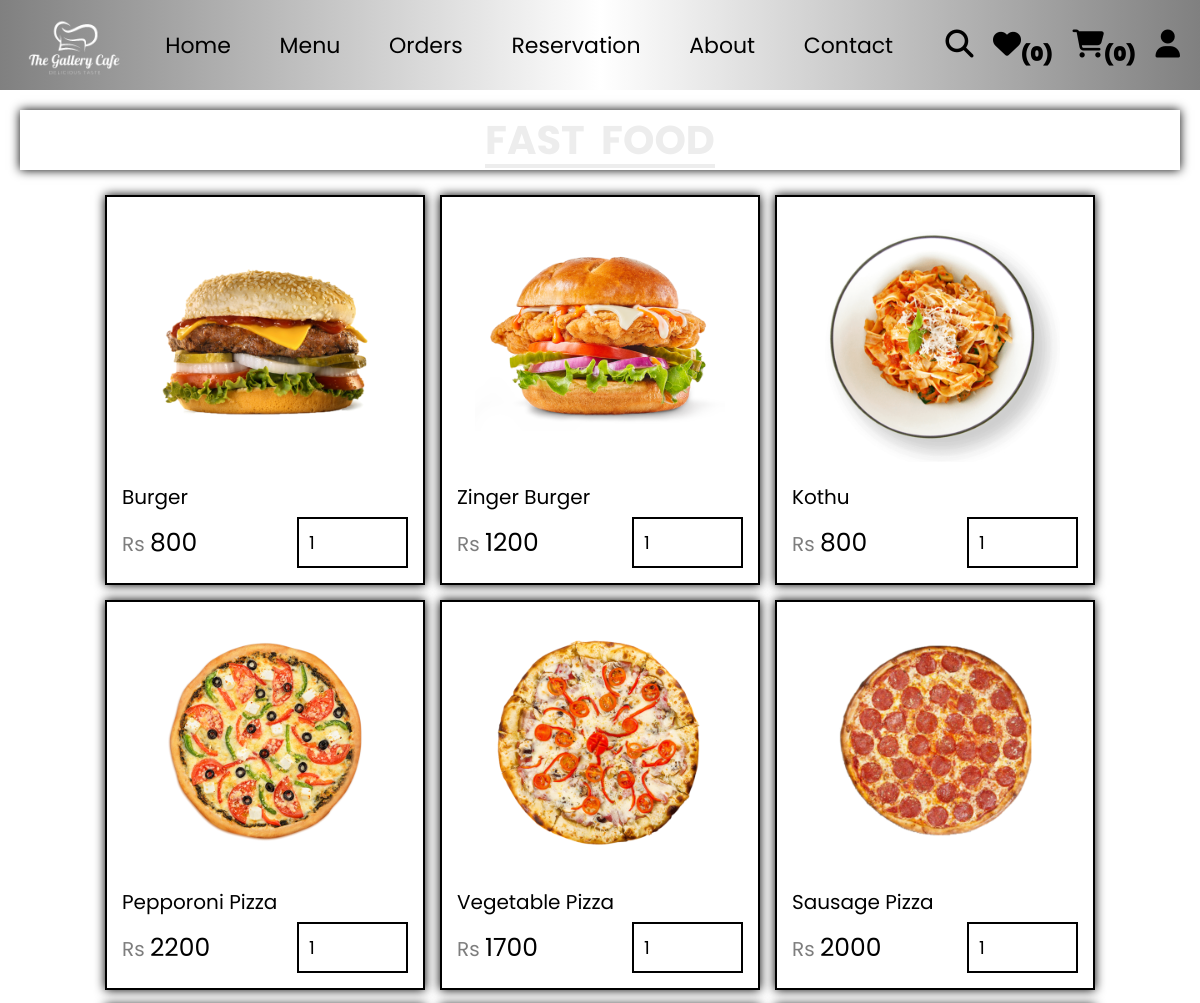
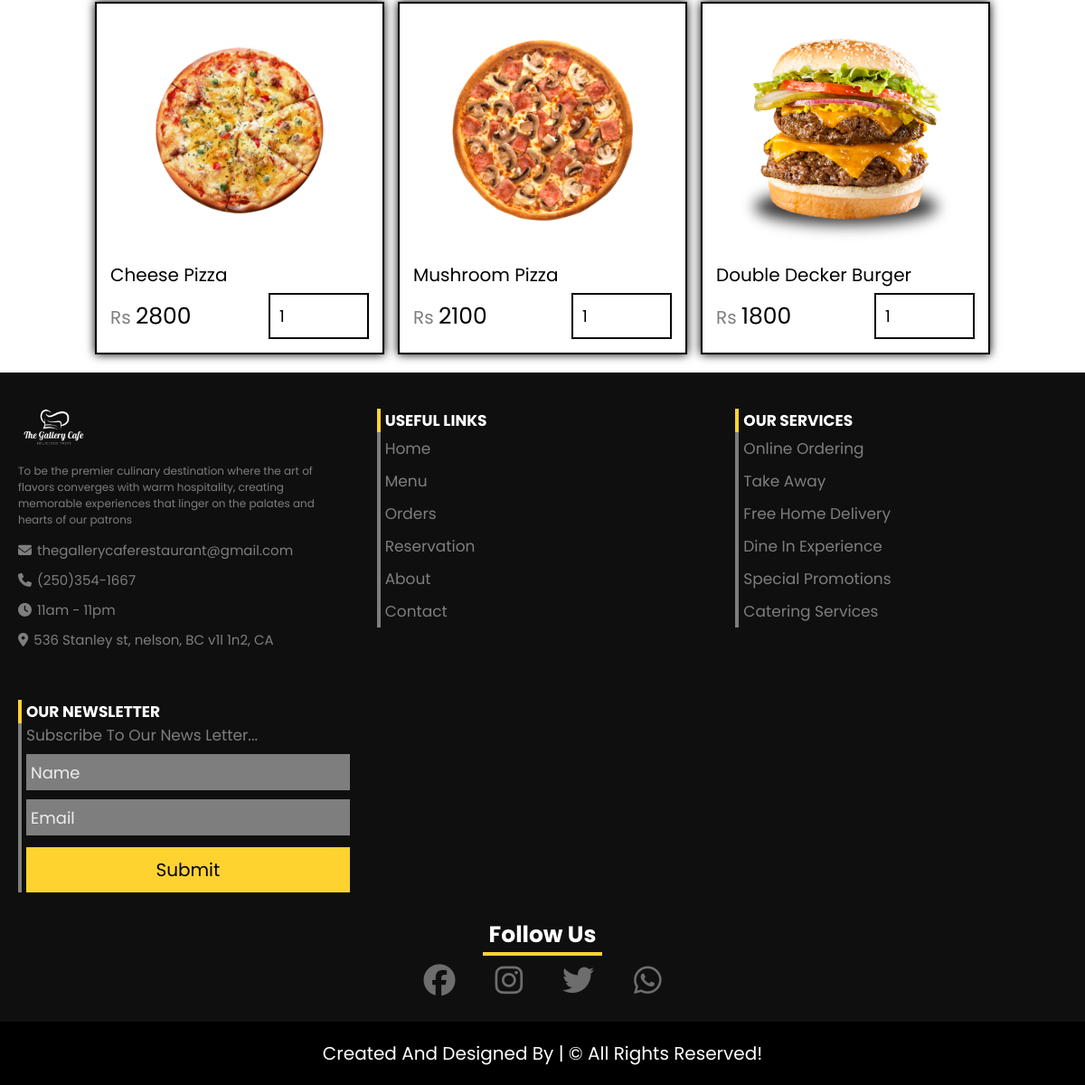
The app's page /customer/category.php?category=fast food with its own data (2 pictures, top to bottom).
### tables this page shows
CREATE TABLE `products` (
  `id` int(11) NOT NULL,
  `cuisine` varchar(50) NOT NULL,
  `category` varchar(50) NOT NULL,
  `name` varchar(50) NOT NULL,
  `price` int(11) NOT NULL,
  `image` varchar(50) NOT NULL,
  `hero_slider` tinyint(1) NOT NULL
);

### customer/category.php (the view, shortened to what this page needs)
<?php
    include("../db/database.php");
?>
<!DOCTYPE html>
<html lang="en">
<head>
    <link rel="stylesheet" href="https://cdn.jsdelivr.net/npm/swiper@11/swiper-bundle.min.css"/>
    <link rel="stylesheet" href="../CSS/customer_style.css">
</head>
<body>
    <?php include("../components/user_header.php"); ?>
    <section class="products">
        <?php $category = $_GET['category']; ?>
        <h1 class="title"><?= $category ?></h1>
        <div class="box-container">
            <?php
                $select_products = $conn->prepare("SELECT * FROM products WHERE category = ?");
                $select_products->execute([$category]);
                if($select_products->rowCount() > 0) {
                    while($fetch_products = $select_products->fetch(pdo::FETCH_ASSOC)) {
            ?>
                    <form action="" method="post" class="box">
                    <img src="../uploaded images/<?= $fetch_products['image']; ?>" alt="">
                    <div class="name"><?= $fetch_products['name']; ?></div>
                    <div class="flex">
                        <div class="price"><span>Rs </span><?= $fetch_products['price']; ?></div>
                        <input type="number" name="qty" class="qty" min="1" max="99"
                        value="1" maxlength="2" onkeypress="if(this.value.length == 2) return false;">
                    </div>
                    </form>
            <?php
                }
                }else {
                    echo '<div class="empty">no products added yet!</div>';
                }
            ?>
        </div>
    </section>
</body>
</html>
<?php include("../components/footer.php"); ?>

### components/user_header.php (shortened to what this page needs)
<?php
include("../db/database.php");
if(isset($_SESSION["id"])) {
    $user_id = $_SESSION["id"];
}else {
    $user_id = '';
}
?>
<link rel="stylesheet" href="https://cdn.jsdelivr.net/npm/swiper@11/swiper-bundle.min.css"/>
<link rel="stylesheet" href="../CSS/customer_style.css">
<header class="header">
    <section class="flex">
        <a href="../customer/home.php" class="logo">
            <img src="../images/logo.png" alt="">
        </a>
        <?php
            function getCurrentPageClass($page) {
                $currentPage = basename($_SERVER['PHP_SELF']);
                return ($currentPage == $page) ? 'selected' : '';
            }
        ?>
        <nav class="navbar">
            <a href="home.php" class="<?php echo getCurrentPageClass('home.php"'); ?>">home</a>
            <a href="menu.php" class="<?php echo getCurrentPageClass('menu.php'); ?>">menu</a>
            <a href="order.php" class="<?php echo getCurrentPageClass('order.php'); ?>">orders</a>
            <a href="reservation.php" class="<?php echo getCurrentPageClass('reservation.php'); ?>">reservation</a>
            <a href="about.php" class="<?php echo getCurrentPageClass('about.php'); ?>">about</a>
            <a href="contact.php" class="<?php echo getCurrentPageClass('contact.php'); ?>">contact</a>
        </nav>
        <div class="icons">
            <?php
                $user_wishlist_items = $conn->prepare("SELECT * FROM wishlist
                WHERE user_id = ?");
                $user_wishlist_items->execute([$user_id]);
                $total_user_wishlist_items = $user_wishlist_items->rowCount();
            ?>
            <a href="search.php"><i class="fas fa-search"></i></a>
            <a href="wishlist.php"><i class="fas fa-heart"><sub><span>(<?= $total_user_wishlist_items; ?>)</span></sub></i></a>
            <a href="../customer/cart.php"><i class="fas fa-shopping-cart"><sub><span>(<?= count($_SESSION["cart"]); ?>)</span></sub></i></a>
            <i id="user-btn" class="fa-solid fa-user"></i>
        </div>
    </section>
</header>

### components/footer.php (shortened to what this page needs)
<link rel="stylesheet" href="https://cdn.jsdelivr.net/npm/swiper@11/swiper-bundle.min.css"/>
<link rel="stylesheet" href="../CSS/customer_style.css">
<footer class="footer">
    <section class="grid">
        <div class="links">
            <div class="logo">
                <img src="../images/logo.png" alt="">
            </div>
            <p id="des">To be the premier culinary destination where the art of flavors converges with warm hospitality, creating memorable experiences that linger on the palates and hearts of our patrons</p>
            <a href="mailto:theoutercloverestaurant@gmail.com"><i class="fas fa-envelope"></i>thegallerycaferestaurant@gmail.com</a>
            <a href="tel:2503541667"><i class="fas fa-phone"></i>(250)354-1667</a>
            <p id="time"><i class="fas fa-clock"></i>11am - 11pm</p>
            <a href="https://www.google.com/maps/dir//536+Stanley+St,+Nelson,+BC+V1L+1N1,+Canada/@49.4910198,-117.3777511,12z/data=!4m8!4m7!1m0!1m5!1m1!1s0x537cb6a67c259213:0x4737156aa85a2ed5!2m2!1d-117.2953507!2d49.4910491?entry=ttu"><i class="fas fa-location-dot"></i>536 Stanley st, nelson, BC v1l 1n2, CA</a>
        </div>
        <div class="useful-links">
            <h3>useful links</h3>
            <a href="index.php">home</a>
            <a href="menu.php">menu</a>
            <a href="order.php">orders</a>
            <a href="reservation.php">Reservation</a>
            <a href="about.php">about</a>
            <a href="contact.php">contact</a>
        </div>
        <div class="our-services">
            <h3>our services</h3>
            <p>online ordering</p>
            <p>take away</p>
            <p>free home delivery</p>
            <p>dine in experience</p>
            <p>special promotions</p>
            <p>catering services</p>
        </div>
        <div class="news-letter">
            <h3>our newsletter</h3>
            <p>subscribe to our news letter...</p>
            <form action="<?php echo htmlspecialchars($_SERVER["PHP_SELF"]); ?>" method="post">
                <input type="text" name="name" maxlength="50" placeholder="Name" required>
                <input type="email" name="email" maxlength="50" placeholder="Email" required>
                <button type="submit" name="submit" class="btn">submit</button>
            </form>
            <p style="text-align: center; border-left: none; color:#fff"><?= isset($msg) ? $msg : '' ?></p>
        </div>
    </section>
    <div class="social-media">
        <h3>follow us</h3>
        <div class="social">
            <a href="https://www.facebook.com/outerclove/"><i class="fa-brands fa-facebook" style="color: #6d6d6d;"></i></a>
            <a href="https://www.instagram.com/outerclove/"><i class="fa-brands fa-instagram" style="color: #6d6d6d;"></i></a>
            <a href="https://www.twitter.com/outerclove/"><i class="fa-brands fa-twitter" style="color: #6d6d6d;"></i></a>
            <a href="https://www.whatsapp.com/outerclove/"><i class="fa-brands fa-whatsapp" style="color: #6d6d6d;"></i></a>
        </div>
    </div>
    <div class="credit">Created and Designed by <span></span> | &copy all rights
    reserved!</div>
</footer>

### components/user_header.php (style rules this page uses)
.header { background: linear-gradient(to right, gray, white, gray); margin: 0; font-family: Arial, sans-serif; }

### records on screen
products: image (picture), name "Burger", price "800"
products: image (picture), name "Zinger Burger", price "1200"
products: image (picture), name "Kothu", price "800"
products: image (picture), name "Pepporoni Pizza", price "2200"
products: image (picture), name "Vegetable Pizza", price "1700"
products: image (picture), name "Sausage Pizza", price "2000"
products: image (picture), name "Cheese Pizza", price "2800"
products: image (picture), name "Mushroom Pizza", price "2100"
products: image (picture), name "Double Decker Burger", price "1800"

### other values on screen
$total_user_wishlist_items "0"
count($_SESSION["cart"]) "0"
